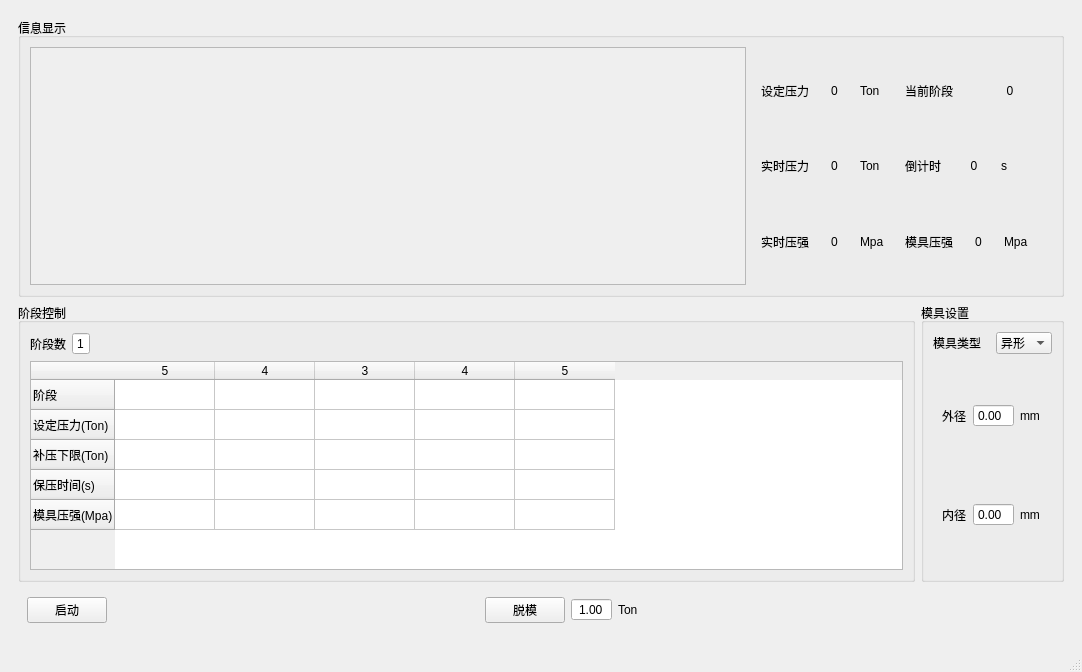
<?xml version="1.0" encoding="UTF-8"?>
<ui version="4.0">
 <class>UiHome</class>
 <widget class="QMainWindow" name="UiHome">
  <property name="geometry">
   <rect>
    <x>0</x>
    <y>0</y>
    <width>1082</width>
    <height>672</height>
   </rect>
  </property>
  <property name="windowTitle">
   <string>远程控制</string>
  </property>
  <widget class="QWidget" name="centralwidget">
   <layout class="QGridLayout" name="gridLayout_6">
    <item row="0" column="0">
     <widget class="QStackedWidget" name="stackedWidgetMain">
      <property name="currentIndex">
       <number>0</number>
      </property>
      <widget class="QWidget" name="pageSet">
       <layout class="QGridLayout" name="gridLayout_4">
        <item row="1" column="0">
         <widget class="QGroupBox" name="groupBox">
          <property name="sizePolicy">
           <sizepolicy hsizetype="Expanding" vsizetype="Expanding">
            <horstretch>0</horstretch>
            <verstretch>0</verstretch>
           </sizepolicy>
          </property>
          <property name="title">
           <string>阶段控制</string>
          </property>
          <layout class="QGridLayout" name="gridLayout">
           <item row="0" column="1">
            <widget class="QSpinBox" name="spinBoxStepValue">
             <property name="focusPolicy">
              <enum>Qt::FocusPolicy::ClickFocus</enum>
             </property>
             <property name="alignment">
              <set>Qt::AlignmentFlag::AlignCenter</set>
             </property>
             <property name="buttonSymbols">
              <enum>QAbstractSpinBox::ButtonSymbols::NoButtons</enum>
             </property>
             <property name="suffix">
              <string/>
             </property>
             <property name="prefix">
              <string/>
             </property>
             <property name="minimum">
              <number>1</number>
             </property>
             <property name="maximum">
              <number>5</number>
             </property>
            </widget>
           </item>
           <item row="0" column="0">
            <widget class="QLabel" name="label">
             <property name="sizePolicy">
              <sizepolicy hsizetype="Fixed" vsizetype="Preferred">
               <horstretch>0</horstretch>
               <verstretch>0</verstretch>
              </sizepolicy>
             </property>
             <property name="text">
              <string>阶段数</string>
             </property>
            </widget>
           </item>
           <item row="0" column="2">
            <spacer name="horizontalSpacer">
             <property name="orientation">
              <enum>Qt::Orientation::Horizontal</enum>
             </property>
             <property name="sizeHint" stdset="0">
              <size>
               <width>40</width>
               <height>20</height>
              </size>
             </property>
            </spacer>
           </item>
           <item row="2" column="0" colspan="3">
            <widget class="StepTableWidget" name="tableWidgetStepList">
             <row>
              <property name="text">
               <string>阶段</string>
              </property>
             </row>
             <row>
              <property name="text">
               <string>设定压力(Ton)</string>
              </property>
             </row>
             <row>
              <property name="text">
               <string>补压下限(Ton)</string>
              </property>
             </row>
             <row>
              <property name="text">
               <string>保压时间(s)</string>
              </property>
             </row>
             <row>
              <property name="text">
               <string>模具压强(Mpa)</string>
              </property>
             </row>
             <column/>
             <column/>
             <column/>
             <column>
              <property name="text">
               <string>5</string>
              </property>
             </column>
             <column>
              <property name="text">
               <string>4</string>
              </property>
             </column>
            </widget>
           </item>
          </layout>
         </widget>
        </item>
        <item row="1" column="1">
         <widget class="QGroupBox" name="groupBoxTypeSet">
          <property name="sizePolicy">
           <sizepolicy hsizetype="Fixed" vsizetype="Preferred">
            <horstretch>0</horstretch>
            <verstretch>0</verstretch>
           </sizepolicy>
          </property>
          <property name="title">
           <string>模具设置</string>
          </property>
          <layout class="QGridLayout" name="gridLayout_3">
           <item row="0" column="0">
            <layout class="QHBoxLayout" name="horizontalLayout_9">
             <item>
              <widget class="QLabel" name="labelType">
               <property name="text">
                <string>模具类型</string>
               </property>
              </widget>
             </item>
             <item>
              <widget class="QComboBox" name="cBoxTypeValue">
               <item>
                <property name="text">
                 <string>异形</string>
                </property>
               </item>
               <item>
                <property name="text">
                 <string>圆形</string>
                </property>
               </item>
               <item>
                <property name="text">
                 <string>矩形</string>
                </property>
               </item>
               <item>
                <property name="text">
                 <string>环形</string>
                </property>
               </item>
              </widget>
             </item>
            </layout>
           </item>
           <item row="1" column="0">
            <widget class="QStackedWidget" name="stackedWidget">
             <property name="currentIndex">
              <number>3</number>
             </property>
             <widget class="QWidget" name="pageSpecial"/>
             <widget class="QWidget" name="pageCycle">
              <layout class="QHBoxLayout" name="horizontalLayout_10">
               <item>
                <widget class="QLabel" name="labelDiameter">
                 <property name="text">
                  <string>半径:</string>
                 </property>
                </widget>
               </item>
               <item>
                <widget class="QDoubleSpinBox" name="dBoxDiameterValue">
                 <property name="buttonSymbols">
                  <enum>QAbstractSpinBox::ButtonSymbols::NoButtons</enum>
                 </property>
                </widget>
               </item>
               <item>
                <widget class="QLabel" name="labelDiameterUnit">
                 <property name="text">
                  <string>mm</string>
                 </property>
                </widget>
               </item>
              </layout>
             </widget>
             <widget class="QWidget" name="pageRect">
              <layout class="QVBoxLayout" name="verticalLayout">
               <item>
                <layout class="QHBoxLayout" name="horizontalLayout_11">
                 <item>
                  <widget class="QLabel" name="labelA">
                   <property name="text">
                    <string>长</string>
                   </property>
                  </widget>
                 </item>
                 <item>
                  <widget class="QDoubleSpinBox" name="dBoxAValue">
                   <property name="buttonSymbols">
                    <enum>QAbstractSpinBox::ButtonSymbols::NoButtons</enum>
                   </property>
                  </widget>
                 </item>
                 <item>
                  <widget class="QLabel" name="labelAUnit">
                   <property name="text">
                    <string>mm</string>
                   </property>
                  </widget>
                 </item>
                </layout>
               </item>
               <item>
                <layout class="QHBoxLayout" name="horizontalLayout_12">
                 <item>
                  <widget class="QLabel" name="labelB">
                   <property name="text">
                    <string>宽</string>
                   </property>
                  </widget>
                 </item>
                 <item>
                  <widget class="QDoubleSpinBox" name="dBoxBValue">
                   <property name="buttonSymbols">
                    <enum>QAbstractSpinBox::ButtonSymbols::NoButtons</enum>
                   </property>
                  </widget>
                 </item>
                 <item>
                  <widget class="QLabel" name="labelBUnit">
                   <property name="text">
                    <string>mm</string>
                   </property>
                  </widget>
                 </item>
                </layout>
               </item>
              </layout>
             </widget>
             <widget class="QWidget" name="pageRing">
              <layout class="QVBoxLayout" name="verticalLayout_2">
               <item>
                <layout class="QHBoxLayout" name="horizontalLayout_14">
                 <item>
                  <widget class="QLabel" name="labelOutD">
                   <property name="text">
                    <string>外径</string>
                   </property>
                  </widget>
                 </item>
                 <item>
                  <widget class="QDoubleSpinBox" name="dBoxOutDValue">
                   <property name="buttonSymbols">
                    <enum>QAbstractSpinBox::ButtonSymbols::NoButtons</enum>
                   </property>
                  </widget>
                 </item>
                 <item>
                  <widget class="QLabel" name="labelOutDUnit">
                   <property name="text">
                    <string>mm</string>
                   </property>
                  </widget>
                 </item>
                </layout>
               </item>
               <item>
                <layout class="QHBoxLayout" name="horizontalLayout_15">
                 <item>
                  <widget class="QLabel" name="labelInD">
                   <property name="text">
                    <string>内径</string>
                   </property>
                  </widget>
                 </item>
                 <item>
                  <widget class="QDoubleSpinBox" name="dBoxInDValue">
                   <property name="buttonSymbols">
                    <enum>QAbstractSpinBox::ButtonSymbols::NoButtons</enum>
                   </property>
                  </widget>
                 </item>
                 <item>
                  <widget class="QLabel" name="labelInDUnit">
                   <property name="text">
                    <string>mm</string>
                   </property>
                  </widget>
                 </item>
                </layout>
               </item>
              </layout>
             </widget>
            </widget>
           </item>
          </layout>
         </widget>
        </item>
        <item row="2" column="0" colspan="2">
         <widget class="QWidget" name="widget" native="true">
          <property name="minimumSize">
           <size>
            <width>0</width>
            <height>0</height>
           </size>
          </property>
          <layout class="QHBoxLayout" name="horizontalLayout_13">
           <item>
            <widget class="StartStopButton" name="pBnStartStop">
             <property name="styleSheet">
              <string notr="true">QPushButton[checked=&quot;false&quot;]{
	background-color: rgb(0, 255, 0);
}

QPushButton[checked=&quot;true&quot;]{
	background-color: rgb(255, 0, 0);
}</string>
             </property>
             <property name="text">
              <string>启动</string>
             </property>
             <property name="checkable">
              <bool>true</bool>
             </property>
             <property name="checked">
              <bool>false</bool>
             </property>
            </widget>
           </item>
           <item>
            <spacer name="horizontalSpacer_3">
             <property name="orientation">
              <enum>Qt::Orientation::Horizontal</enum>
             </property>
             <property name="sizeHint" stdset="0">
              <size>
               <width>40</width>
               <height>20</height>
              </size>
             </property>
            </spacer>
           </item>
           <item>
            <widget class="StartStopButton" name="pBnPush">
             <property name="styleSheet">
              <string notr="true">QPushButton[checked=&quot;false&quot;]{
	background-color: rgb(0, 255, 0);
}

QPushButton[checked=&quot;true&quot;]{
	background-color: rgb(255, 0, 0);
}</string>
             </property>
             <property name="text">
              <string>脱模</string>
             </property>
             <property name="checkable">
              <bool>true</bool>
             </property>
            </widget>
           </item>
           <item>
            <widget class="QDoubleSpinBox" name="dBoxPushValue">
             <property name="alignment">
              <set>Qt::AlignmentFlag::AlignCenter</set>
             </property>
             <property name="buttonSymbols">
              <enum>QAbstractSpinBox::ButtonSymbols::NoButtons</enum>
             </property>
             <property name="minimum">
              <double>1.000000000000000</double>
             </property>
             <property name="maximum">
              <double>10.000000000000000</double>
             </property>
             <property name="singleStep">
              <double>0.100000000000000</double>
             </property>
            </widget>
           </item>
           <item>
            <widget class="QLabel" name="labelUnitTon">
             <property name="text">
              <string>Ton</string>
             </property>
            </widget>
           </item>
           <item>
            <spacer name="horizontalSpacer_2">
             <property name="orientation">
              <enum>Qt::Orientation::Horizontal</enum>
             </property>
             <property name="sizeHint" stdset="0">
              <size>
               <width>40</width>
               <height>20</height>
              </size>
             </property>
            </spacer>
           </item>
           <item>
            <widget class="QPushButton" name="pBnControl">
             <property name="text">
              <string/>
             </property>
             <property name="flat">
              <bool>true</bool>
             </property>
            </widget>
           </item>
          </layout>
         </widget>
        </item>
        <item row="0" column="0" colspan="2">
         <widget class="QGroupBox" name="groupBoxShow">
          <property name="sizePolicy">
           <sizepolicy hsizetype="Preferred" vsizetype="Expanding">
            <horstretch>0</horstretch>
            <verstretch>0</verstretch>
           </sizepolicy>
          </property>
          <property name="title">
           <string>信息显示</string>
          </property>
          <layout class="QGridLayout" name="gridLayout_2">
           <item row="1" column="0" rowspan="2">
            <widget class="QScrollArea" name="scrollArea_2">
             <property name="widgetResizable">
              <bool>true</bool>
             </property>
             <widget class="PressChartView" name="pressChartView">
              <property name="geometry">
               <rect>
                <x>0</x>
                <y>0</y>
                <width>718</width>
                <height>245</height>
               </rect>
              </property>
             </widget>
            </widget>
           </item>
           <item row="1" column="1" rowspan="2">
            <widget class="QWidget" name="widgetInfo" native="true">
             <property name="minimumSize">
              <size>
               <width>300</width>
               <height>0</height>
              </size>
             </property>
             <layout class="QGridLayout" name="gridLayout_5">
              <item row="0" column="1">
               <layout class="QHBoxLayout" name="horizontalLayout_2">
                <item>
                 <widget class="QLabel" name="labelUp">
                  <property name="text">
                   <string>设定压力</string>
                  </property>
                 </widget>
                </item>
                <item>
                 <widget class="QLabel" name="labelUpValue">
                  <property name="text">
                   <string>0</string>
                  </property>
                  <property name="alignment">
                   <set>Qt::AlignmentFlag::AlignCenter</set>
                  </property>
                 </widget>
                </item>
                <item>
                 <widget class="QLabel" name="labelUpUnit">
                  <property name="text">
                   <string>Ton</string>
                  </property>
                 </widget>
                </item>
               </layout>
              </item>
              <item row="0" column="2">
               <layout class="QHBoxLayout" name="horizontalLayout">
                <item>
                 <widget class="QLabel" name="labelStep">
                  <property name="text">
                   <string>当前阶段</string>
                  </property>
                 </widget>
                </item>
                <item>
                 <widget class="QLabel" name="labelStepValue">
                  <property name="text">
                   <string>0</string>
                  </property>
                  <property name="alignment">
                   <set>Qt::AlignmentFlag::AlignCenter</set>
                  </property>
                 </widget>
                </item>
               </layout>
              </item>
              <item row="1" column="1">
               <layout class="QHBoxLayout" name="horizontalLayout_6">
                <item>
                 <widget class="QLabel" name="labelActPress">
                  <property name="text">
                   <string>实时压力</string>
                  </property>
                 </widget>
                </item>
                <item>
                 <widget class="QLabel" name="labelActPressValue">
                  <property name="text">
                   <string>0</string>
                  </property>
                  <property name="alignment">
                   <set>Qt::AlignmentFlag::AlignCenter</set>
                  </property>
                 </widget>
                </item>
                <item>
                 <widget class="QLabel" name="labelActPressUnit">
                  <property name="text">
                   <string>Ton</string>
                  </property>
                 </widget>
                </item>
               </layout>
              </item>
              <item row="1" column="2">
               <layout class="QHBoxLayout" name="horizontalLayout_8">
                <item>
                 <widget class="QLabel" name="labelActTime">
                  <property name="text">
                   <string>倒计时</string>
                  </property>
                 </widget>
                </item>
                <item>
                 <widget class="QLabel" name="labelActTimeValue">
                  <property name="text">
                   <string>0</string>
                  </property>
                  <property name="alignment">
                   <set>Qt::AlignmentFlag::AlignCenter</set>
                  </property>
                 </widget>
                </item>
                <item>
                 <widget class="QLabel" name="labelActTimeUnit">
                  <property name="text">
                   <string>s</string>
                  </property>
                 </widget>
                </item>
               </layout>
              </item>
              <item row="2" column="2">
               <layout class="QHBoxLayout" name="horizontalLayout_4">
                <item>
                 <widget class="QLabel" name="labelMpa">
                  <property name="text">
                   <string>模具压强</string>
                  </property>
                 </widget>
                </item>
                <item>
                 <widget class="QLabel" name="labelMpaValue">
                  <property name="text">
                   <string>0</string>
                  </property>
                  <property name="alignment">
                   <set>Qt::AlignmentFlag::AlignCenter</set>
                  </property>
                 </widget>
                </item>
                <item>
                 <widget class="QLabel" name="labelMpaUnit">
                  <property name="text">
                   <string>Mpa</string>
                  </property>
                 </widget>
                </item>
               </layout>
              </item>
              <item row="2" column="1">
               <layout class="QHBoxLayout" name="horizontalLayout_7">
                <item>
                 <widget class="QLabel" name="labelActMpa">
                  <property name="text">
                   <string>实时压强</string>
                  </property>
                 </widget>
                </item>
                <item>
                 <widget class="QLabel" name="labelActMpaValue">
                  <property name="text">
                   <string>0</string>
                  </property>
                  <property name="alignment">
                   <set>Qt::AlignmentFlag::AlignCenter</set>
                  </property>
                 </widget>
                </item>
                <item>
                 <widget class="QLabel" name="labelActMpaUnit">
                  <property name="text">
                   <string>Mpa</string>
                  </property>
                 </widget>
                </item>
               </layout>
              </item>
             </layout>
            </widget>
           </item>
          </layout>
         </widget>
        </item>
       </layout>
      </widget>
      <widget class="QWidget" name="pageData">
       <layout class="QGridLayout" name="gridLayout_8"/>
      </widget>
     </widget>
    </item>
   </layout>
  </widget>
  <widget class="QStatusBar" name="statusbar"/>
 </widget>
 <customwidgets>
  <customwidget>
   <class>StepTableWidget</class>
   <extends>QTableWidget</extends>
   <header>ui/steplist/steptablewidget.h</header>
  </customwidget>
  <customwidget>
   <class>PressChartView</class>
   <extends>QWidget</extends>
   <header>ui/chartview/presschartview.h</header>
   <container>1</container>
  </customwidget>
  <customwidget>
   <class>StartStopButton</class>
   <extends>QPushButton</extends>
   <header>ui/widget/startstopbutton.h</header>
  </customwidget>
 </customwidgets>
 <resources/>
 <connections/>
</ui>
